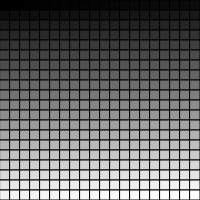
Frame 1 (no input)
Frame 60 (no input): identical to frame 1, image omitted
Frame 120 (the mouse pressed at the canvas centre since frame 60): identical to frame 1, image omitted

The p5.js sketch that drew this single still picture (run headless with seeded random() and noise() and a simulated clock; from frame 60 on, the mouse is pressed at the canvas centre):

// p5.js sketch
// ── sketch.js
const G_WIDTH  = 20;
const G_HEIGHT = 20;
// To be calculated...
let cellWidth, cellHeight;

// Called at the beginning once
function setup() {
  createCanvas(200, 200);
  // Calculate cell size - canvas dimensions divided by how many
  // cells we want per column and row
  cellWidth = width / G_WIDTH;
  cellHeight = height / G_HEIGHT;
}


function draw() {
  background(244);
  // iterate over the cells
  for (let row = 0; row < G_HEIGHT; row++) {
    for (let col = 0; col < G_WIDTH; col++) {
      let idx = col + row * G_WIDTH; 
      let color = map(idx, 0, G_HEIGHT * G_WIDTH, 0, 255);
      fill(color);
      rect(col * cellWidth, row * cellHeight, cellWidth, cellHeight);
    }
  }
}
